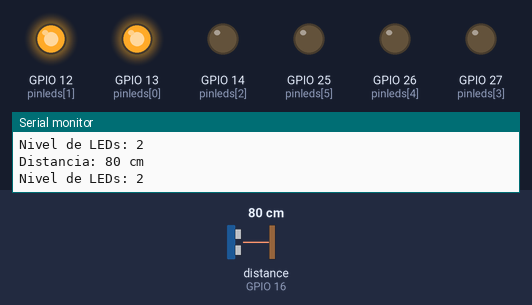
This sketch was run on a simulated ESP32. Shown: output pins drawn as LEDs (lit = HIGH), the last lines printed to the serial monitor. Wiring (inferred from the names in the program): ultrasonic range finder: trigger GPIO 4; echo GPIO 16. The test bench sets the inputs (shaded band); at power-on: distance to the obstacle (sensor on GPIO 16) 80 cm. The echo pulse lasts 58.3 µs per cm; pins used as bus, display or sensor lines are not drawn.

Above: at 1.2 s.
1.3 s: distance to the obstacle (sensor on GPIO 16) set to 75 cm
2.8 s: distance to the obstacle (sensor on GPIO 16) set to 69 cm
At 3.4 s:
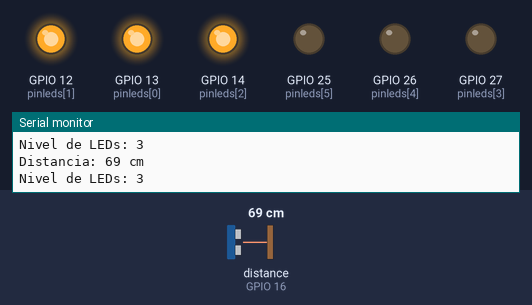
4.3 s: distance to the obstacle (sensor on GPIO 16) set to 60 cm
5.8 s: distance to the obstacle (sensor on GPIO 16) set to 55 cm
At 6.9 s:
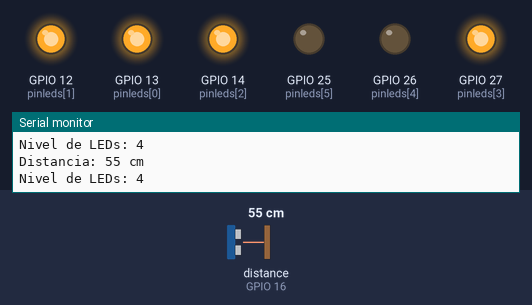
7.4 s: distance to the obstacle (sensor on GPIO 16) set to 48 cm
8.9 s: distance to the obstacle (sensor on GPIO 16) set to 41 cm
At 10.0 s:
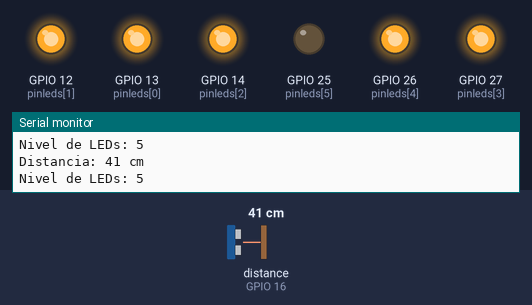
Timing chart, 0 to 11.4 s (numbered marks = the images above; inputs shaded):
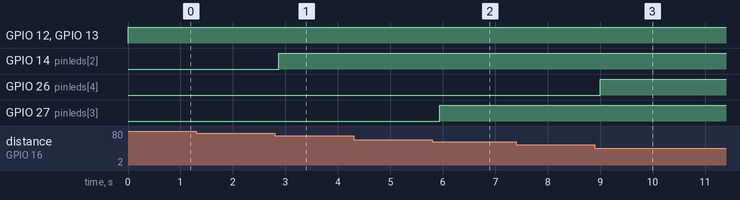

The sketch:

leds_proximidad_esp32.ino
```cpp
const int pinleds[] = {13, 12, 14, 27, 26, 25};
#define trigPin 4
#define echoPin 16
#define dt 10

int duracion;
int distancia;
int nivel;

void setup() {
  for (int i = 0; i < 6; i++) {
    pinMode(pinleds[i], OUTPUT);
  }
  Serial.begin(9600);
  pinMode(trigPin, OUTPUT);
  pinMode(echoPin, INPUT);
}

void loop() {

  digitalWrite(trigPin, 0);
  delayMicroseconds(2);
  digitalWrite(trigPin, 1);
  delayMicroseconds(dt);
  digitalWrite(trigPin, 0);

  duracion = pulseIn(echoPin, 1);
  distancia = duracion / 58.2;

  Serial.print("Distancia: ");
  Serial.print(distancia);
  Serial.println(" cm");

  distancia = constrain(distancia, 15, 100);
  nivel = map(distancia, 15, 100, 6, 0);

  Serial.print("Nivel de LEDs: ");
  Serial.println(nivel);

  for (int i = 0; i < 6; i++) {
    if (i < nivel) {
      digitalWrite(pinleds[i], 1);
    } else {
      digitalWrite(pinleds[i], 0);
    }
  }

  delay(200);
}
```

Measured:
- the behaviour switches between 72 and 71 cm on distance to the obstacle (sensor on GPIO 16) (found by bisection; images 0 and 1)
- the behaviour switches between 58 and 57 cm on distance to the obstacle (sensor on GPIO 16) (found by bisection; images 1 and 2)
- the behaviour switches between 44 and 43 cm on distance to the obstacle (sensor on GPIO 16) (found by bisection; images 2 and 3)
- after the input at 2.8 s, GPIO 14 (pinleds[2]): LOW → HIGH after 0.08 s
- after the input at 5.8 s, GPIO 27 (pinleds[3]): LOW → HIGH after 0.14 s
- after the input at 8.9 s, GPIO 26 (pinleds[4]): LOW → HIGH after 0.10 s
